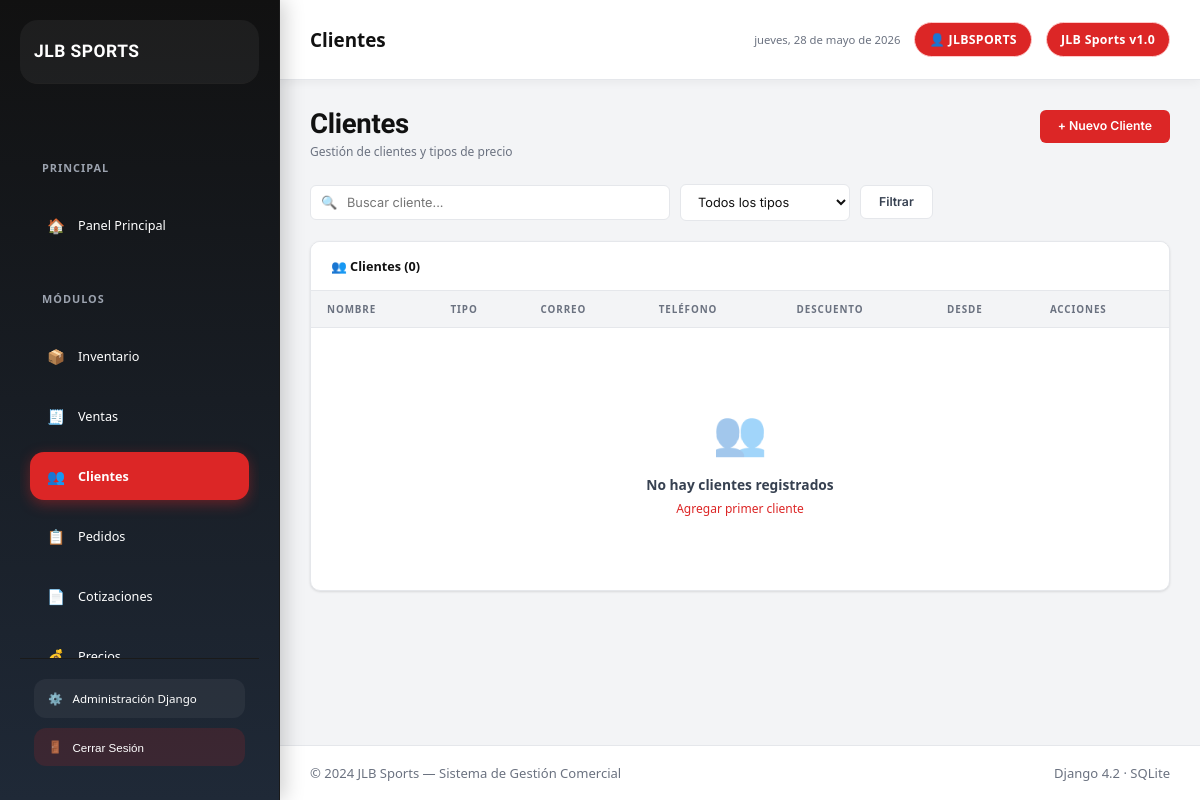
/clients/ (signed in), run on an earlier commit of the app's database.
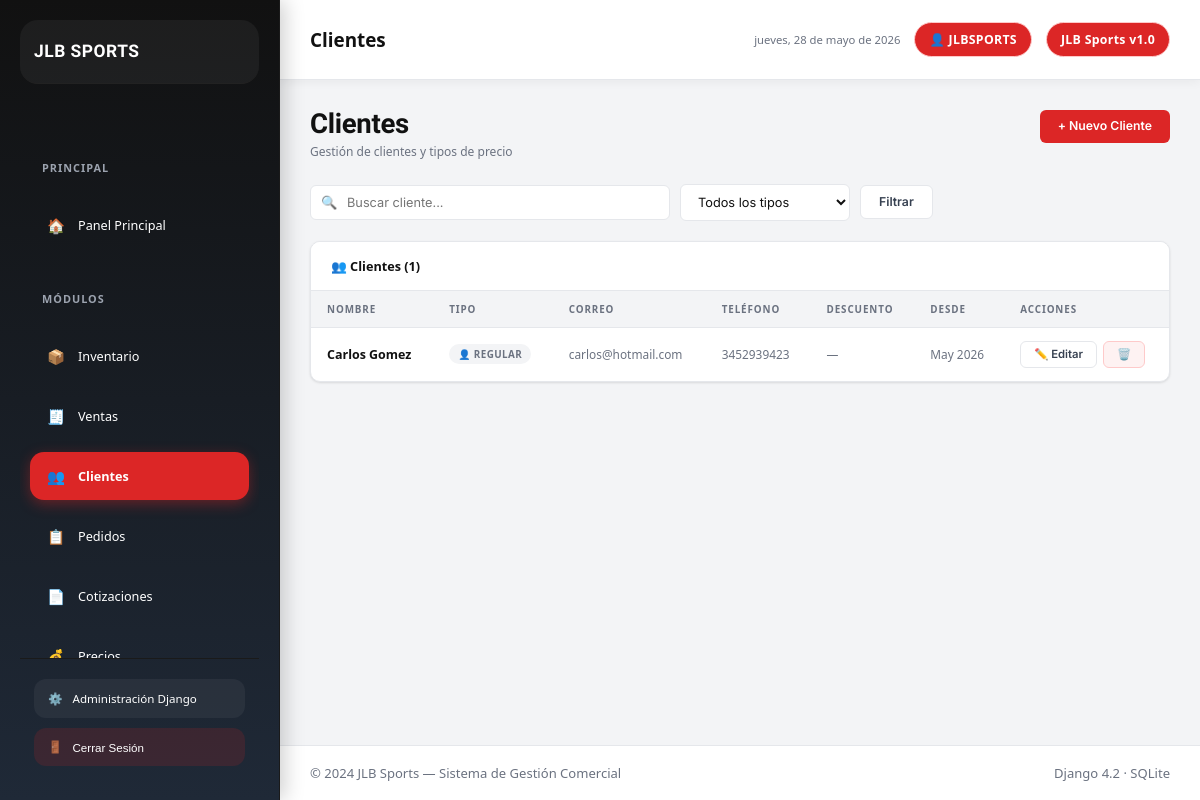
And on a later commit of the database.
### clients/models.py (models this page shows, shortened)
class Client(models.Model):
    CLIENT_TYPES = [
        ('regular', 'Regular'),
        ('Distribuidor', 'Distribuidor'),
        ('Almacen', 'Almacen'),
        ('Entrenador', 'Entrenador'),
    ]
    name = models.CharField(max_length=200)
    cedula = models.CharField(max_length=30, blank=True, default='', verbose_name='Cédula / NIT')
    client_type = models.CharField(max_length=20, choices=CLIENT_TYPES, default='regular')
    email = models.EmailField(blank=True)
    phone = models.CharField(max_length=20, blank=True)
    municipio = models.CharField(max_length=100, blank=True, default='')
    address = models.TextField(blank=True)
    discount_percent = models.DecimalField(max_digits=5, decimal_places=2, default=0,
                                           help_text="Descuento base del cliente (%)")
    notes = models.TextField(blank=True, verbose_name='Observaciones')
    created_at = models.DateTimeField(auto_now_add=True)
    class Meta:
        ordering = ['name']

### clients/views.py (the view)
# urls.py: path('', views.client_list, name='client_list'),
@login_required
def client_list(request):
    query = request.GET.get('q', '')
    client_type = request.GET.get('type', '')
    clients = Client.objects.all()
    if query:
        clients = clients.filter(Q(name__icontains=query) | Q(email__icontains=query) | Q(cedula__icontains=query))
    if client_type:
        clients = clients.filter(client_type=client_type)
    context = {
        'clients': clients,
        'query': query,
        'selected_type': client_type,
        'client_types': Client.CLIENT_TYPES,
        'active_page': 'clients',
    }
    return render(request, 'clients/client_list.html', context)

### templates/clients/client_list.html (shortened to what this page needs)
{% extends 'base.html' %}
{% load jlb_filters %}
{% block topbar_title %}Clientes{% endblock %}
{% block content %}
<div class="seccion-header">
  <div>
    <h1 class="seccion-titulo">Clientes</h1>
    <p class="seccion-subtitulo">Gestión de clientes y tipos de precio</p>
  </div>
  <a href="{% url 'client_create' %}" class="btn btn-rojo">+ Nuevo Cliente</a>
</div>
<form method="get" class="filtros-barra">
  <div class="busqueda-wrap">
    <span class="busqueda-icono">🔍</span>
    <input type="text" name="q" value="{{ query }}" placeholder="Buscar cliente...">
  </div>
  <select name="type" style="width:auto;min-width:170px;" onchange="this.form.submit()">
    <option value="">Todos los tipos</option>
  </select>
  <button type="submit" class="btn btn-outline">Filtrar</button>
</form>
<div class="tarjeta">
  <div class="tarjeta-cab">
    <span class="tarjeta-titulo">👥 Clientes ({{ clients.count }})</span>
  </div>
  <div class="tabla-wrap">
    <table>
      <thead>
        <tr><th>Nombre</th><th>Tipo</th><th>Correo</th><th>Teléfono</th><th>Descuento</th><th>Desde</th><th>Acciones</th></tr>
      </thead>
      <tbody>
        {% for c in clients %}
        <tr>
          <td><a href="{% url 'client_detail' c.pk %}" class="bold" style="color:var(--negro);">{{ c.name }}</a></td>
          <td>
            {% if c.client_type == 'vip' %}<span class="badge badge-rojo">⭐ VIP</span>
            {% elif c.client_type == 'company' %}<span class="badge badge-azul">🏢 Empresa</span>
            {% elif c.client_type == 'wholesale' %}<span class="badge badge-verde">📦 Mayorista</span>
            {% else %}<span class="badge badge-gris">👤 Regular</span>{% endif %}
          </td>
          <td class="td-muted">{{ c.email|default:"—" }}</td>
          <td class="td-muted">{{ c.phone|default:"—" }}</td>
          <td>{% if c.discount_percent %}<span class="badge badge-verde">{{ c.discount_percent }}% extra</span>{% else %}<span class="td-muted">—</span>{% endif %}</td>
          <td class="td-muted">{{ c.created_at|date:"M Y" }}</td>
          <td>
            <div class="td-acciones">
              <a href="{% url 'client_edit' c.pk %}" class="btn btn-outline btn-sm">✏️ Editar</a>
              <a href="{% url 'client_delete' c.pk %}" class="btn btn-sm" style="background:var(--rojo-suave);color:var(--rojo);border:1px solid var(--rojo-borde);">🗑️</a>
            </div>
          </td>
        </tr>
        {% empty %}
        <tr><td colspan="7">
          <div class="estado-vacio">
            <div class="estado-vacio-icono">👥</div>
            <div class="estado-vacio-titulo">No hay clientes registrados</div>
            <div class="estado-vacio-texto"><a href="{% url 'client_create' %}" class="txt-rojo">Agregar primer cliente</a></div>
          </div>
        </td></tr>
        {% endfor %}
      </tbody>
    </table>
  </div>
</div>
{% endblock %}

What changed in the data, as far as the page shows it:
added Client: name "Carlos Gomez", client_type "👤 REGULAR", email "carlos@hotmail.com", phone "3452939423", created_at "May 2026"
Also different on the page:
{{ clients.count }}: "0" → "1"
text no longer shown: "👥 No hay clientes registrados Agregar primer cliente"
